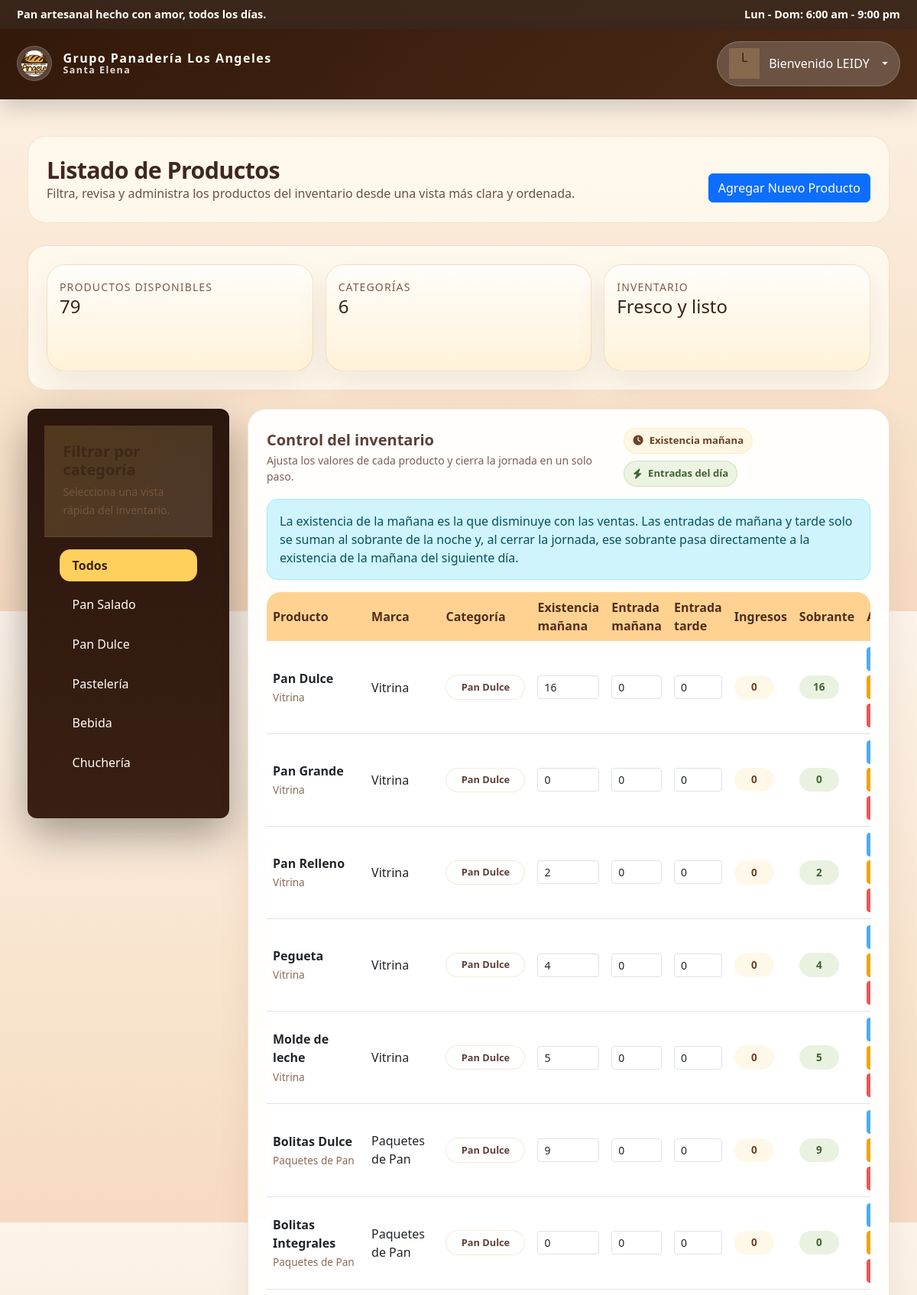
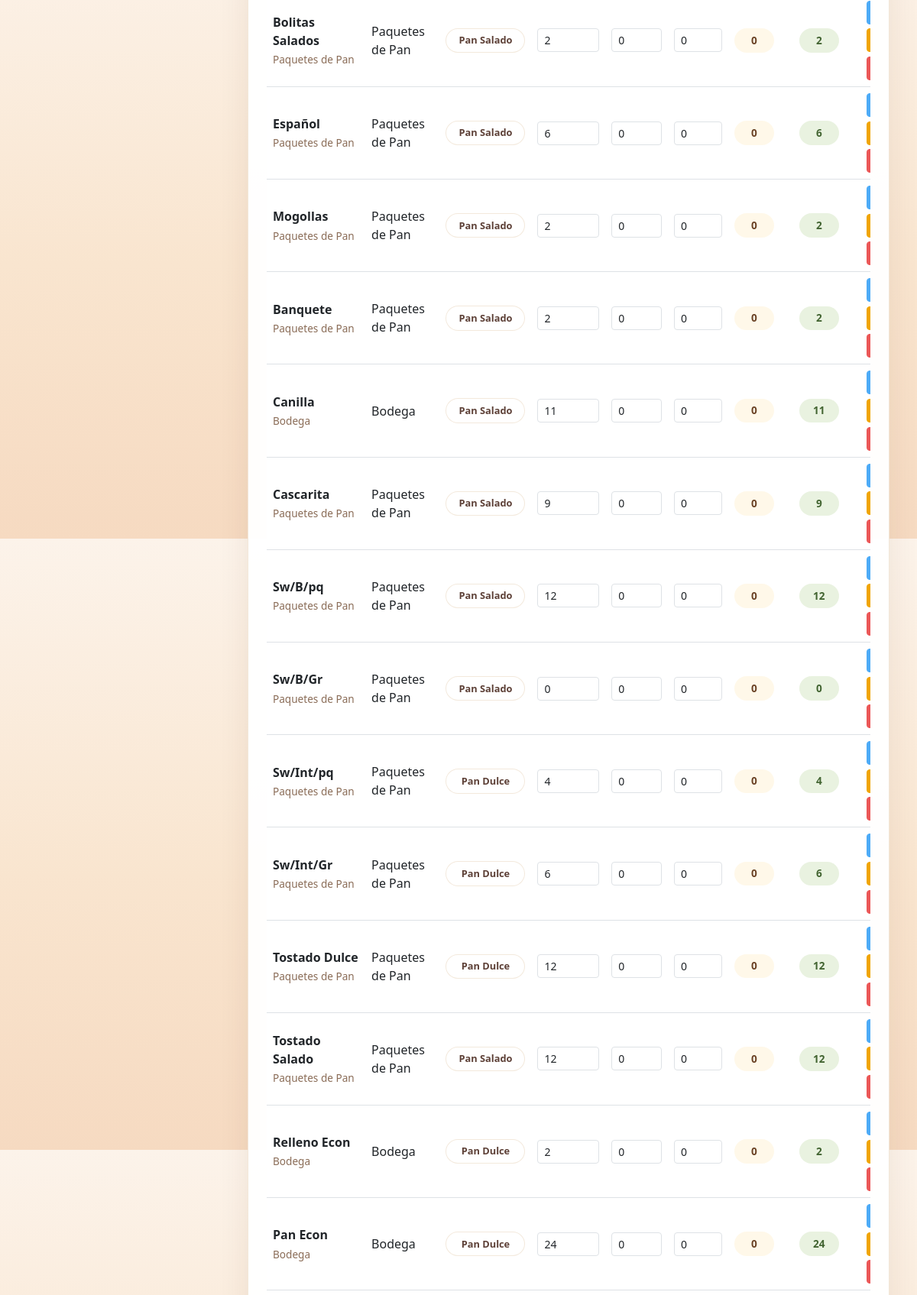
The app's page /panaderia/productos/ (signed in, upper part) with its own data (2 pictures, top to bottom).
### panaderia/models.py (models this page shows, shortened)
class Producto(models.Model):
    CATEGORIA_CHOICES = [
        ('pan_salado', 'Pan Salado'),
        ('pan_dulce', 'Pan Dulce'),
        ('pasteleria', 'Pastelería'),
        ('bebida', 'Bebida'),
        ('chucheria', 'Chuchería'),
        ('recurso', 'Recurso'),
    ]
    nombre = models.CharField(max_length=150, verbose_name='Nombre')
    existencia_manana = models.PositiveIntegerField(default=0, verbose_name='Existencia mañana')
    entrada_manana = models.PositiveIntegerField(default=0, verbose_name='Entrada mañana')
    entrada_tarde = models.PositiveIntegerField(default=0, verbose_name='Entrada tarde')
    stock = models.PositiveIntegerField(default=0, verbose_name='Stock disponible')
    marca = models.ForeignKey(Marca, null=True, blank=True, on_delete=models.SET_NULL, related_name='productos')
    categoria = models.CharField(max_length=20, choices=CATEGORIA_CHOICES, default='pan_salado', verbose_name='Categoría')
    sabor = models.BooleanField(default=False, verbose_name='Sabor')
    class Meta:
        verbose_name = 'Producto'
        verbose_name_plural = 'Productos'

class Marca(models.Model):
    TIPO_CHOICES = [
        ('panaderia', 'Panadería'),
        ('bebida', 'Bebidas'),
        ('chucheria', 'Chucherías'),
        ('recurso', 'Recursos'),
    ]
    nombre = models.CharField(max_length=100, verbose_name='Nombre')
    tipo = models.CharField(max_length=20, choices=TIPO_CHOICES, default='panaderia', verbose_name='Tipo')
    class Meta:
        verbose_name = 'Marca'
        verbose_name_plural = 'Marcas'

### panaderia/views.py (the view)
# urls.py: path('productos/', pan_views.ProductListView.as_view(), name='product_list'),
class ProductListView(AdminRequiredMixin, generic.ListView):
    model = Producto
    template_name = 'panaderia/product_list.html'
    context_object_name = 'productos'
    def get_queryset(self):
        queryset = super().get_queryset()
        categoria = self.request.GET.get('categoria')
        if categoria:
            queryset = queryset.filter(categoria=categoria)
        return queryset
    def get_context_data(self, **kwargs):
        context = super().get_context_data(**kwargs)
        context['categorias'] = Producto.CATEGORIA_CHOICES
        return context

### panaderia/views.py (called while the page is built)
    def test_func(self):
        return self.request.user.is_active and (self.request.user.is_staff or self.request.user.is_superuser)

### panaderia/templates/panaderia/product_list.html (shortened to what this page needs)
{% extends 'base.html' %}
{% block content %}
<div class="page-header">
    <div>
        <h1 class="page-title">Listado de Productos</h1>
        <p class="page-intro">Filtra, revisa y administra los productos del inventario desde una vista más clara y ordenada.</p>
    </div>
    <div class="page-actions">
        <a href="{% url 'panaderia:product_create' %}" class="btn btn-primary">Agregar Nuevo Producto</a>
    </div>
</div>
<section class="section-card p-4 mb-4">
    <div class="row g-3">
        <div class="col-md-4">
            <div class="overview-card p-3">
                <small>Productos disponibles</small>
                <div class="h4 mb-0">{{ productos|length }}</div>
            </div>
        </div>
        <div class="col-md-4">
            <div class="overview-card p-3">
                <small>Categorías</small>
                <div class="h4 mb-0">{{ categorias|length }}</div>
            </div>
        </div>
        <div class="col-md-4">
            <div class="overview-card p-3">
                <small>Inventario</small>
                <div class="h4 mb-0">Fresco y listo</div>
            </div>
        </div>
    </div>
</section>
<div class="row g-4">
    <aside class="col-lg-3">
        <section class="sidebar mb-4">
            <div class="sidebar-header">
                <h5>Filtrar por categoría</h5>
                <small>Selecciona una vista rápida del inventario.</small>
            </div>
            <div class="list-group list-group-flush">
                <a href="{% url 'panaderia:product_list' %}" class="list-group-item list-group-item-action {% if not request.GET.categoria %}active{% endif %}">Todos</a>
                {% for category_value, category_label in categorias %}
                    {% if category_value != 'recurso' %}
                        <a href="{% url 'panaderia:product_list' %}?categoria={{ category_value }}" class="list-group-item list-group-item-action {% if request.GET.categoria == category_value %}active{% endif %}">{{ category_label }}</a>
                    {% endif %}
                {% endfor %}
            </div>
        </section>
    </aside>
    <main class="col-lg-9">
        <section class="table-card p-4 mb-4">
            <div class="d-flex flex-column flex-lg-row justify-content-between align-items-start align-items-lg-center gap-2 mb-3">
                <div>
                    <h5 class="section-title mb-1">Control del inventario</h5>
                    <p class="mb-0 form-text">Ajusta los valores de cada producto y cierra la jornada en un solo paso.</p>
                </div>
                <div class="product-toolbar">
                    <span class="product-pill"><i class="fa-solid fa-clock me-2"></i>Existencia mañana</span>
                    <span class="product-pill accent"><i class="fa-solid fa-bolt me-2"></i>Entradas del día</span>
                </div>
            </div>
            <div class="alert alert-info mb-3">
                La existencia de la mañana es la que disminuye con las ventas. Las entradas de mañana y tarde solo se suman al sobrante de la noche y, al cerrar la jornada, ese sobrante pasa directamente a la existencia de la mañana del siguiente día.
            </div>
            <div class="table-responsive">
                <form method="post" action="{% url 'panaderia:close_day_products' %}" id="cierre-jornada-form">
                    <table class="table table-hover align-middle">
                        <thead>
                        <tr>
                            <th>Producto</th>
                            <th>Marca</th>
                            <th>Categoría</th>
                            <th>Existencia mañana</th>
                            <th>Entrada mañana</th>
                            <th>Entrada tarde</th>
                            <th>Ingresos</th>
                            <th>Sobrante</th>
                            <th>Acciones</th>
                        </tr>
                        </thead>
                        <tbody>
                        {% for producto in productos %}
                        <tr class="producto-row" data-id="{{ producto.pk }}">
                            <td>
                                <div class="product-name-cell">
                                    <strong>{{ producto.nombre }}</strong>
                                    <span class="product-meta">{{ producto.marca.nombre|default:"Sin marca" }}</span>
                                </div>
                            </td>
                            <td>{{ producto.marca.nombre|default:"N/A" }}</td>
                            <td><span class="product-chip">{{ producto.get_categoria_display }}</span></td>
                            <td>
                                <input type="number" min="0" class="form-control form-control-sm existencia-manana" data-id="{{ producto.pk }}" value="{{ producto.existencia_manana }}">
                            </td>
                            <td>
                                <input type="number" min="0" class="form-control form-control-sm entrada-manana" data-id="{{ producto.pk }}" value="{{ producto.entrada_manana }}">
                            </td>
                            <td>
                                <input type="number" min="0" class="form-control form-control-sm entrada-tarde" data-id="{{ producto.pk }}" value="{{ producto.entrada_tarde }}">
                            </td>
                            <td><span class="product-badge total-ingresados">0</span></td>
                            <td>
                                <span class="product-badge success sobrante-noche">0</span>
                            </td>
                            <td>
                                <div class="product-table-actions">
                                    <a href="{% url 'panaderia:product_detail' producto.pk %}" class="btn btn-sm btn-info">Ver</a>
                                    <a href="{% url 'panaderia:product_update' producto.pk %}" class="btn btn-sm btn-warning">Editar</a>
                                    <a href="{% url 'panaderia:product_delete' producto.pk %}" class="btn btn-sm btn-danger">Eliminar</a>
                                </div>
                            </td>
                        </tr>
                        {% empty %}
                        <tr><td colspan="9" class="text-center py-4">No hay productos registrados.</td></tr>
                        {% endfor %}
                        </tbody>
                    </table>
                </form>
            </div>
        </section>
    </main>
</div>
{% endblock %}

### panaderia/templates/base.html (shortened to what this page needs)
<!DOCTYPE html>
{% load static %}
<html lang="es">
<head>
    <link href="https://cdn.jsdelivr.net/npm/bootstrap@5.3.0/dist/css/bootstrap.min.css" rel="stylesheet">
    <link rel="stylesheet" href="https://cdnjs.cloudflare.com/ajax/libs/font-awesome/6.4.0/css/all.min.css" />
    <link rel="stylesheet" href="{% static 'panaderia/css/styles.css' %}">
</head>
<body class="app-shell">
    <div class="top-bar">
        <div class="container d-flex flex-column flex-md-row align-items-center justify-content-between gap-2 py-2">
            <div class="top-brand-text">Pan artesanal hecho con amor, todos los días.</div>
            <div class="top-hours">Lun - Dom: 6:00 am - 9:00 pm</div>
        </div>
    </div>
    <div class="app-container">
    <nav class="navbar navbar-expand-lg mb-4">
        <div class="container d-flex align-items-center justify-content-between">
            <div class="d-flex align-items-center">
                <a class="navbar-brand" href="{% url 'panaderia:recurso_list' %}">
                    <img src="{% static 'panaderia/img/logo.png' %}" alt="Grupo Panadería Los Angeles" class="navbar-logo" />
                    <div class="brand-text">
                        <span class="brand-title">Grupo Panadería Los Angeles</span>
                        <span class="brand-subtitle">Santa Elena</span>
                    </div>
                </a>
            </div>
            <div class="navbar-nav align-items-center">
                {% if user.is_authenticated %}
                    <div class="dropdown user-dropdown">
                        <button class="user-chip dropdown-toggle" type="button" data-bs-toggle="dropdown" aria-expanded="false">
                            <span class="user-avatar">{{ user.username|first|upper }}</span>
                            <div class="user-meta">
                                <span class="user-name">Bienvenido</span>
                                <span class="user-role">{{ user.username|upper }}</span>
                            </div>
                        </button>
                    </div>
                {% else %}
                    <a class="nav-link" href="{% url 'login' %}">Iniciar sesión</a>
                {% endif %}
            </div>
        </div>
    </nav>
    <main class="main-content">
        <div class="container">
            {% block content %}{% endblock %}
        </div>
    </main>
    </div>
</body>
</html>

### records on screen
Producto: nombre "Pan Dulce", marca.nombre "Vitrina", categoria "Pan Dulce", existencia_manana "16", entrada_manana "0", entrada_tarde "0"
Producto: nombre "Pan Grande", marca.nombre "Vitrina", categoria "Pan Dulce", existencia_manana "0", entrada_manana "0", entrada_tarde "0"
Producto: nombre "Pan Relleno", marca.nombre "Vitrina", categoria "Pan Dulce", existencia_manana "2", entrada_manana "0", entrada_tarde "0"
Producto: nombre "Pegueta", marca.nombre "Vitrina", categoria "Pan Dulce", existencia_manana "4", entrada_manana "0", entrada_tarde "0"
Producto: nombre "Molde de leche", marca.nombre "Vitrina", categoria "Pan Dulce", existencia_manana "5", entrada_manana "0", entrada_tarde "0"
Producto: nombre "Bolitas Dulce", marca.nombre "Paquetes de Pan", categoria "Pan Dulce", existencia_manana "9", entrada_manana "0", entrada_tarde "0"
Producto: nombre "Bolitas Integrales", marca.nombre "Paquetes de Pan", categoria "Pan Dulce", existencia_manana "0", entrada_manana "0", entrada_tarde "0"
Producto: nombre "Bolitas Salados", marca.nombre "Paquetes de Pan", categoria "Pan Salado", existencia_manana "2", entrada_manana "0", entrada_tarde "0"
Producto: nombre "Español", marca.nombre "Paquetes de Pan", categoria "Pan Salado", existencia_manana "6", entrada_manana "0", entrada_tarde "0"
Producto: nombre "Mogollas", marca.nombre "Paquetes de Pan", categoria "Pan Salado", existencia_manana "2", entrada_manana "0", entrada_tarde "0"
Producto: nombre "Banquete", marca.nombre "Paquetes de Pan", categoria "Pan Salado", existencia_manana "2", entrada_manana "0", entrada_tarde "0"
Producto: nombre "Canilla", marca.nombre "Bodega", categoria "Pan Salado", existencia_manana "11", entrada_manana "0", entrada_tarde "0"
Producto: nombre "Cascarita", marca.nombre "Paquetes de Pan", categoria "Pan Salado", existencia_manana "9", entrada_manana "0", entrada_tarde "0"
Producto: nombre "Sw/B/pq", marca.nombre "Paquetes de Pan", categoria "Pan Salado", existencia_manana "12", entrada_manana "0", entrada_tarde "0"
Producto: nombre "Sw/B/Gr", marca.nombre "Paquetes de Pan", categoria "Pan Salado", existencia_manana "0", entrada_manana "0", entrada_tarde "0"
Producto: nombre "Sw/Int/pq", marca.nombre "Paquetes de Pan", categoria "Pan Dulce", existencia_manana "4", entrada_manana "0", entrada_tarde "0"
Producto: nombre "Sw/Int/Gr", marca.nombre "Paquetes de Pan", categoria "Pan Dulce", existencia_manana "6", entrada_manana "0", entrada_tarde "0"
Producto: nombre "Tostado Dulce", marca.nombre "Paquetes de Pan", categoria "Pan Dulce", existencia_manana "12", entrada_manana "0", entrada_tarde "0"
Producto: nombre "Tostado Salado", marca.nombre "Paquetes de Pan", categoria "Pan Salado", existencia_manana "12", entrada_manana "0", entrada_tarde "0"
Producto: nombre "Relleno Econ", marca.nombre "Bodega", categoria "Pan Dulce", existencia_manana "2", entrada_manana "0", entrada_tarde "0"
Producto: nombre "Pan Econ", marca.nombre "Bodega", categoria "Pan Dulce", existencia_manana "24", entrada_manana "0", entrada_tarde "0"

### other values on screen
{{ user.username|first|upper }} "L"
{{ user.username|upper }} "LEIDY"
{{ productos|length }} "79"
{{ categorias|length }} "6"
{{ category_label }} "Pan Salado" "Pan Dulce" "Pastelería" "Bebida" "Chuchería"
